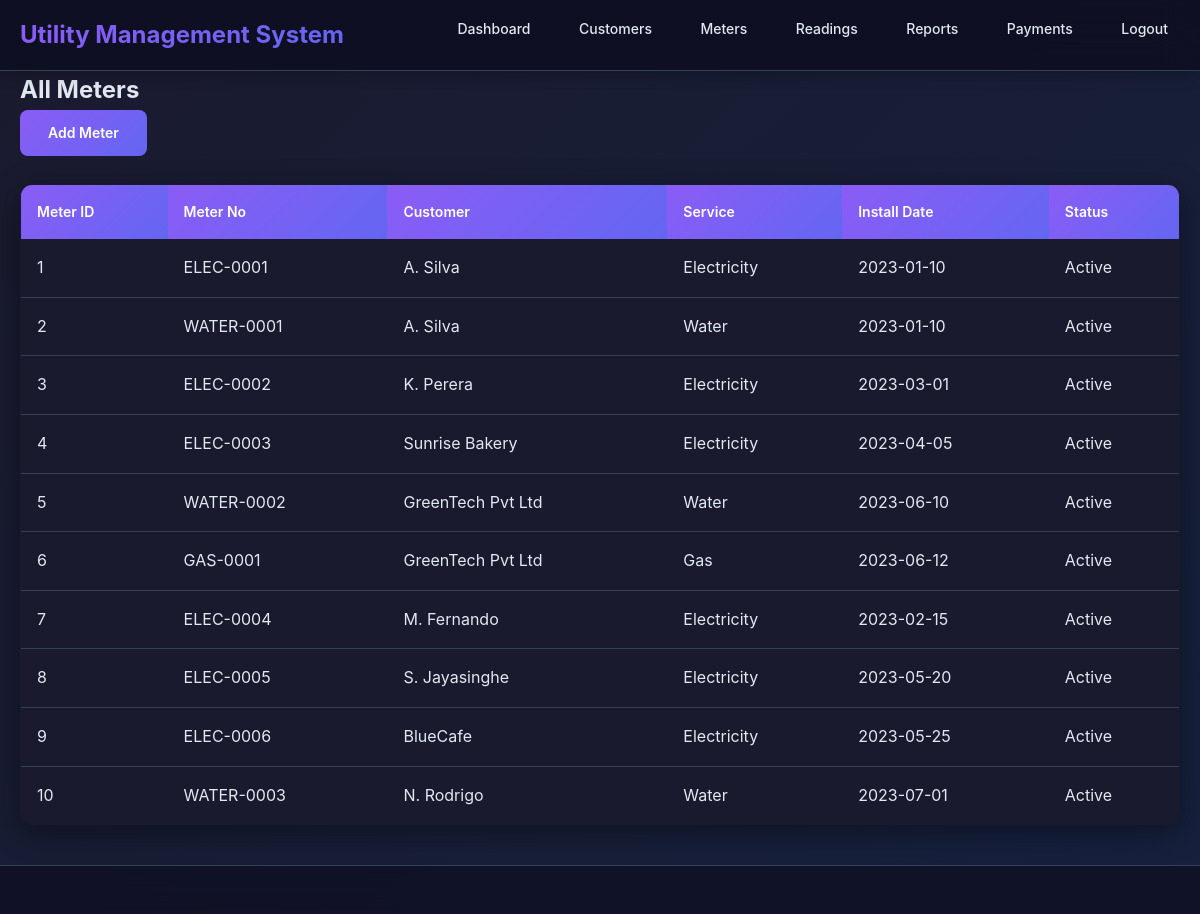
/public/meters.php (signed in), run on the app's committed database.
### tables this page shows
CREATE TABLE meter (
  meter_id INT AUTO_INCREMENT PRIMARY KEY,
  meter_no VARCHAR(50) NOT NULL UNIQUE,
  customer_id INT NOT NULL,
  service_id INT NOT NULL,
  install_date DATE,
  status ENUM('Active','Inactive','Disconnected') DEFAULT 'Active',
  FOREIGN KEY (customer_id) REFERENCES customer(customer_id) ON DELETE CASCADE,
  FOREIGN KEY (service_id) REFERENCES service(service_id) ON DELETE RESTRICT
);

CREATE TABLE customer (
  customer_id INT AUTO_INCREMENT PRIMARY KEY,
  customer_type ENUM('Household','Business','Government') NOT NULL,
  name VARCHAR(150) NOT NULL,
  address TEXT,
  city VARCHAR(100),
  phone VARCHAR(20),
  email VARCHAR(100),
  created_at DATETIME DEFAULT CURRENT_TIMESTAMP
);

CREATE TABLE service (
  service_id INT AUTO_INCREMENT PRIMARY KEY,
  service_code VARCHAR(20) NOT NULL UNIQUE,
  name VARCHAR(50) NOT NULL,
  unit VARCHAR(20) NOT NULL
);

### public/meters.php (the view, shortened to what this page needs)
<?php
require_once __DIR__ . '/../includes/config.php';
require_once __DIR__ . '/../includes/header.php';
$customer_id = intval($_GET['customer_id'] ?? 0);
if ($customer_id) {
    $stmt = $pdo->prepare("SELECT * FROM meter WHERE customer_id = :cid");
    $stmt->execute([':cid'=>$customer_id]);
    $meters = $stmt->fetchAll();
    $cust = $pdo->prepare("SELECT name FROM customer WHERE customer_id = :cid");
    $cust->execute([':cid'=>$customer_id]);
    $custname = $cust->fetchColumn();
    echo "<h2>Meters for " . htmlspecialchars($custname) . "</h2>";
    echo "<a class='btn' href='add_meter.php?customer_id={$customer_id}'>Add Meter</a>";
} else {
    $meters = $pdo->query("SELECT m.*, c.name as customer_name, s.name as service_name
                           FROM meter m
                           JOIN customer c ON m.customer_id = c.customer_id
                           JOIN service s ON m.service_id = s.service_id
                           ORDER BY m.meter_id")->fetchAll();
    echo "<h2>All Meters</h2>";
    echo "<a class='btn' href='add_meter.php'>Add Meter</a>";
}
?>
<table class="table">
  <thead><tr><th>Meter ID</th><th>Meter No</th><th>Customer</th><th>Service</th><th>Install Date</th><th>Status</th></tr></thead>
  <tbody>
    <?php foreach($meters as $m): ?>
    <tr>
      <td><?= $m['meter_id'] ?></td>
      <td><?= htmlspecialchars($m['meter_no']) ?></td>
      <td><?= htmlspecialchars($m['customer_name'] ?? ($m['customer_id']??'')) ?></td>
      <td><?= htmlspecialchars($m['service_name'] ?? '') ?></td>
      <td><?= htmlspecialchars($m['install_date']) ?></td>
      <td><?= $m['status'] ?></td>
    </tr>
    <?php endforeach; ?>
  </tbody>
</table>
<?php require_once __DIR__ . '/../includes/footer.php'; ?>

### includes/header.php (shortened to what this page needs)
<?php
function is_logged_in() { return isset($_SESSION['user_id']); }
?>
<!doctype html>
<html lang="en">
<head>
  <link rel="stylesheet" href="/u-ums/assets/css/style.css">
</head>
<body>
<header class="site-header">
  <div class="wrap">
    <h1><a href="/u-ums/public/dashboard.php">Utility Management System</a></h1>
    <?php if(is_logged_in()): ?>
      <nav class="top-nav">
        <a href="/u-ums/public/dashboard.php">Dashboard</a>
        <a href="/u-ums/public/customers.php">Customers</a>
        <a href="/u-ums/public/meters.php">Meters</a>
        <a href="/u-ums/public/readings.php">Readings</a>
        <a href="/u-ums/public/reports.php">Reports</a>
        <a href="/u-ums/public/payments.php">Payments</a>
        <a href="/u-ums/public/logout.php">Logout</a>
      </nav>
    <?php endif; ?>
  </div>
</header>
<main class="wrap">

### includes/footer.php (shortened to what this page needs)
</main>
<footer class="site-footer">
</footer>
</body>
</html>

### assets/css/style.css (style rules this page uses)
:root { --max-width: 1200px; --primary: #8b5cf6; --primary-dark: #7c3aed; --secondary: #ec4899; --accent: #f59e0b; --success: #10b981; --warning: #f59e0b; --error: #ef4444; --info: #06b6d4; --dark: #0f0f23; --dark-light: #1a1a2e; --dark-lighter: #252547; --light: #e2e8f0; --light-muted: #94a3b8; --gray-100: #1e293b; --gray-200: #334155; --gray-300: #475569; --gray-400: #64748b; --gray-500: #94a3b8; --gray-600: #cbd5e1; --gradient-primary: linear-gradient(135deg, #8b5cf6 0%, #6366f1 100%); --gradient-secondary: linear-gradient(135deg, #ec4899 0%, #f97316 100%); --gradient-accent: linear-gradient(135deg, #f59e0b 0%, #eab308 100%); --gradient-dark: linear-gradient(135deg, #1a1a2e 0%, #16213e 100%); --shadow-sm: 0 2px 15px rgba(0, 0, 0, 0.3); --shadow-md: 0 8px 30px rgba(0, 0, 0, 0.4); --shadow-lg: 0 16px 50px rgba(0, 0, 0, 0.5); --border-radius: 12px; --border-radius-lg: 16px; }
* { box-sizing: border-box; margin: 0; padding: 0; }
body { font-family: 'Inter', 'Segoe UI', Arial, sans-serif; background: var(--gradient-dark); margin: 0; color: var(--light); line-height: 1.6; min-height: 100vh; }
.wrap { max-width: var(--max-width); margin: 0 auto; padding: 0 20px; }
.site-header { background: rgba(15, 15, 35, 0.9); backdrop-filter: blur(20px); padding: 16px 0; border-bottom: 1px solid var(--gray-200); position: sticky; top: 0; z-index: 100; box-shadow: var(--shadow-sm); }
.site-header h1 { margin: 0; font-size: 24px; font-weight: 700; display: inline-block; background: var(--gradient-primary); -webkit-background-clip: text; -webkit-text-fill-color: transparent; background-clip: text; }
.site-header a { color: inherit; text-decoration: none; transition: all 0.3s ease; }
.top-nav { float: right; }
.top-nav a { margin-left: 20px; font-size: 14px; font-weight: 500; color: var(--light); text-decoration: none; padding: 8px 12px; border-radius: 8px; transition: all 0.3s ease; position: relative; }
.top-nav a::after { content: ''; position: absolute; bottom: -2px; left: 50%; width: 0; height: 2px; background: var(--gradient-primary); transition: all 0.3s ease; transform: translateX(-50%); }
.btn { display: inline-block; padding: 12px 28px; background: var(--gradient-primary); color: white; border-radius: 8px; border: none; cursor: pointer; text-decoration: none; font-weight: 600; font-size: 14px; transition: all 0.3s ease; position: relative; overflow: hidden; }
.btn::before { content: ''; position: absolute; top: 0; left: -100%; width: 100%; height: 100%; background: linear-gradient(90deg, transparent, rgba(255,255,255,0.2), transparent); transition: left 0.5s; }
.table { width: 100%; border-collapse: collapse; margin-top: 20px; background: var(--dark-light); border-radius: var(--border-radius); overflow: hidden; box-shadow: var(--shadow-md); border: 1px solid var(--gray-200); }
.table th { background: var(--gradient-primary); color: white; padding: 16px; text-align: left; font-weight: 600; font-size: 14px; }
.table td { padding: 16px; border-bottom: 1px solid var(--gray-200); color: var(--light); }
.table tr:last-child td { border-bottom: none; }
.site-footer { padding: 24px 0; margin-top: 40px; text-align: center; color: var(--light-muted); font-size: 14px; border-top: 1px solid var(--gray-200); background: rgba(15, 15, 35, 0.8); backdrop-filter: blur(10px); }
.login-box, .card, .table { animation: fadeInUp 0.6s ease-out; }
::placeholder { color: var(--gray-400); }

### data on the page
meter: meter_id "1", meter_no "ELEC-0001", customer.name "A. Silva", service.name "Electricity", install_date "2023-01-10", status "Active"
meter: meter_id "2", meter_no "WATER-0001", customer.name "A. Silva", service.name "Water", install_date "2023-01-10", status "Active"
meter: meter_id "3", meter_no "ELEC-0002", customer.name "K. Perera", service.name "Electricity", install_date "2023-03-01", status "Active"
meter: meter_id "4", meter_no "ELEC-0003", customer.name "Sunrise Bakery", service.name "Electricity", install_date "2023-04-05", status "Active"
meter: meter_id "5", meter_no "WATER-0002", customer.name "GreenTech Pvt Ltd", service.name "Water", install_date "2023-06-10", status "Active"
meter: meter_id "6", meter_no "GAS-0001", customer.name "GreenTech Pvt Ltd", service.name "Gas", install_date "2023-06-12", status "Active"
meter: meter_id "7", meter_no "ELEC-0004", customer.name "M. Fernando", service.name "Electricity", install_date "2023-02-15", status "Active"
meter: meter_id "8", meter_no "ELEC-0005", customer.name "S. Jayasinghe", service.name "Electricity", install_date "2023-05-20", status "Active"
meter: meter_id "9", meter_no "ELEC-0006", customer.name "BlueCafe", service.name "Electricity", install_date "2023-05-25", status "Active"
meter: meter_id "10", meter_no "WATER-0003", customer.name "N. Rodrigo", service.name "Water", install_date "2023-07-01", status "Active"
